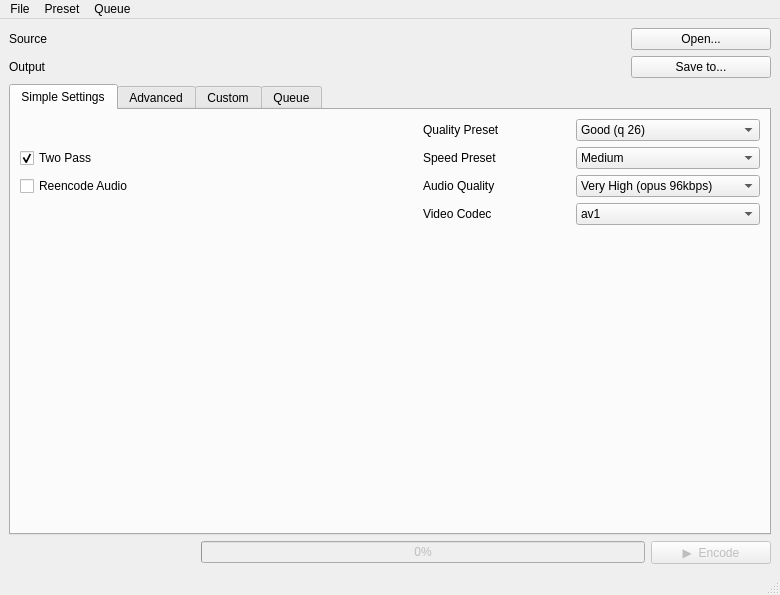
<?xml version="1.0" encoding="UTF-8"?>
<ui version="4.0">
 <class>qencoder</class>
 <widget class="QMainWindow" name="qencoder">
  <property name="geometry">
   <rect>
    <x>0</x>
    <y>0</y>
    <width>780</width>
    <height>595</height>
   </rect>
  </property>
  <property name="sizePolicy">
   <sizepolicy hsizetype="MinimumExpanding" vsizetype="Preferred">
    <horstretch>0</horstretch>
    <verstretch>0</verstretch>
   </sizepolicy>
  </property>
  <property name="windowTitle">
   <string>qencoder</string>
  </property>
  <widget class="QWidget" name="centralwidget">
   <layout class="QGridLayout" name="gridLayout_3">
    <item row="2" column="0">
     <widget class="QLabel" name="label_status">
      <property name="sizePolicy">
       <sizepolicy hsizetype="Fixed" vsizetype="Preferred">
        <horstretch>0</horstretch>
        <verstretch>0</verstretch>
       </sizepolicy>
      </property>
      <property name="minimumSize">
       <size>
        <width>180</width>
        <height>0</height>
       </size>
      </property>
      <property name="statusTip">
       <string/>
      </property>
      <property name="text">
       <string/>
      </property>
     </widget>
    </item>
    <item row="1" column="0" colspan="4">
     <widget class="QTabWidget" name="tabWidget">
      <property name="currentIndex">
       <number>0</number>
      </property>
      <widget class="QWidget" name="tab_simple">
       <attribute name="title">
        <string>Simple Settings</string>
       </attribute>
       <layout class="QGridLayout" name="gridLayout_6">
        <item row="0" column="0">
         <layout class="QGridLayout" name="gridLayout_2" rowstretch="0,0,0,0">
          <item row="1" column="2">
           <widget class="QLabel" name="label_preset">
            <property name="toolTip">
             <string/>
            </property>
            <property name="statusTip">
             <string>Faster presets take more space at a given quality. 'medium' is usually best.</string>
            </property>
            <property name="text">
             <string>Speed Preset</string>
            </property>
           </widget>
          </item>
          <item row="2" column="3">
           <widget class="QComboBox" name="audioqualitybox">
            <property name="toolTip">
             <string/>
            </property>
            <property name="statusTip">
             <string>What bitrate should the audio be? If unsure use 96kbps.</string>
            </property>
            <property name="currentIndex">
             <number>4</number>
            </property>
            <item>
             <property name="text">
              <string>Ultra Low (opus 24kbps</string>
             </property>
            </item>
            <item>
             <property name="text">
              <string>Low (opus 32kbps)</string>
             </property>
            </item>
            <item>
             <property name="text">
              <string>Medium (opus 64kbps)</string>
             </property>
            </item>
            <item>
             <property name="text">
              <string>High (opus 76kbps)</string>
             </property>
            </item>
            <item>
             <property name="text">
              <string>Very High (opus 96kbps)</string>
             </property>
            </item>
            <item>
             <property name="text">
              <string>Transparent (opus 128kbps)</string>
             </property>
            </item>
            <item>
             <property name="text">
              <string>Placebo (opus 160kbps)</string>
             </property>
            </item>
            <item>
             <property name="text">
              <string>Insane (opus 256kbps)</string>
             </property>
            </item>
            <item>
             <property name="text">
              <string>Custom</string>
             </property>
            </item>
           </widget>
          </item>
          <item row="0" column="2">
           <widget class="QLabel" name="label_quality">
            <property name="toolTip">
             <string/>
            </property>
            <property name="statusTip">
             <string>The final quality of your output video. If unsure, use 26.</string>
            </property>
            <property name="text">
             <string>Quality Preset</string>
            </property>
           </widget>
          </item>
          <item row="2" column="0">
           <widget class="QCheckBox" name="checkBox_audio">
            <property name="minimumSize">
             <size>
              <width>0</width>
              <height>0</height>
             </size>
            </property>
            <property name="toolTip">
             <string/>
            </property>
            <property name="statusTip">
             <string>Reencode source audio as opus (otherwise will copy existing audio if any is present)</string>
            </property>
            <property name="text">
             <string>Reencode Audio</string>
            </property>
            <property name="checked">
             <bool>false</bool>
            </property>
           </widget>
          </item>
          <item row="2" column="2">
           <widget class="QLabel" name="label_audioquality">
            <property name="toolTip">
             <string/>
            </property>
            <property name="statusTip">
             <string>What bitrate should the audio be? If unsure use 96kbps.</string>
            </property>
            <property name="text">
             <string>Audio Quality</string>
            </property>
           </widget>
          </item>
          <item row="0" column="3">
           <widget class="QComboBox" name="comboBox_quality">
            <property name="toolTip">
             <string/>
            </property>
            <property name="statusTip">
             <string>The final quality of your output video. If unsure, use 26.</string>
            </property>
            <property name="currentIndex">
             <number>4</number>
            </property>
            <item>
             <property name="text">
              <string>Ultra low (q 40)</string>
             </property>
            </item>
            <item>
             <property name="text">
              <string>Very low (q 36)</string>
             </property>
            </item>
            <item>
             <property name="text">
              <string>Low (q 32)</string>
             </property>
            </item>
            <item>
             <property name="text">
              <string>Medium (q 28)</string>
             </property>
            </item>
            <item>
             <property name="text">
              <string>Good (q 26)</string>
             </property>
            </item>
            <item>
             <property name="text">
              <string>Very Good (q 24)</string>
             </property>
            </item>
            <item>
             <property name="text">
              <string>Amazing (q 20)</string>
             </property>
            </item>
            <item>
             <property name="text">
              <string>Effectively Lossless (q 10)</string>
             </property>
            </item>
            <item>
             <property name="text">
              <string>Lossless (q 0)</string>
             </property>
            </item>
            <item>
             <property name="text">
              <string>Custom</string>
             </property>
            </item>
           </widget>
          </item>
          <item row="1" column="3">
           <widget class="QComboBox" name="presetbox">
            <property name="toolTip">
             <string/>
            </property>
            <property name="statusTip">
             <string>Faster presets take more space at a given quality. 'medium' is usually best.</string>
            </property>
            <property name="currentIndex">
             <number>4</number>
            </property>
            <item>
             <property name="text">
              <string>Ultra fast</string>
             </property>
            </item>
            <item>
             <property name="text">
              <string>Super fast</string>
             </property>
            </item>
            <item>
             <property name="text">
              <string>Faster</string>
             </property>
            </item>
            <item>
             <property name="text">
              <string>Fast</string>
             </property>
            </item>
            <item>
             <property name="text">
              <string>Medium</string>
             </property>
            </item>
            <item>
             <property name="text">
              <string>Slow</string>
             </property>
            </item>
            <item>
             <property name="text">
              <string>Slower</string>
             </property>
            </item>
            <item>
             <property name="text">
              <string>Very slow</string>
             </property>
            </item>
            <item>
             <property name="text">
              <string>Placebo</string>
             </property>
            </item>
            <item>
             <property name="text">
              <string>Custom</string>
             </property>
            </item>
           </widget>
          </item>
          <item row="1" column="0">
           <widget class="QCheckBox" name="checkBox_twopass">
            <property name="toolTip">
             <string/>
            </property>
            <property name="statusTip">
             <string>Use twopass encoding. Highly recommended when possible.</string>
            </property>
            <property name="text">
             <string>Two Pass</string>
            </property>
            <property name="checked">
             <bool>true</bool>
            </property>
           </widget>
          </item>
          <item row="2" column="1">
           <spacer name="horizontalSpacer">
            <property name="orientation">
             <enum>Qt::Horizontal</enum>
            </property>
            <property name="sizeType">
             <enum>QSizePolicy::Maximum</enum>
            </property>
            <property name="sizeHint" stdset="0">
             <size>
              <width>250</width>
              <height>20</height>
             </size>
            </property>
           </spacer>
          </item>
          <item row="3" column="3">
           <widget class="QComboBox" name="comboBox_encoder">
            <property name="statusTip">
             <string>av1 is the most modern/efficient. vp9/8 have good compatibility/speed.</string>
            </property>
            <item>
             <property name="text">
              <string>av1</string>
             </property>
            </item>
            <item>
             <property name="text">
              <string>vp9</string>
             </property>
            </item>
            <item>
             <property name="text">
              <string>vp8</string>
             </property>
            </item>
           </widget>
          </item>
          <item row="3" column="2">
           <widget class="QLabel" name="label_4">
            <property name="statusTip">
             <string>av1 is the most modern/efficient. vp9/8 have good compatibility/speed.</string>
            </property>
            <property name="text">
             <string>Video Codec</string>
            </property>
           </widget>
          </item>
         </layout>
        </item>
        <item row="1" column="0">
         <spacer name="verticalSpacer">
          <property name="orientation">
           <enum>Qt::Vertical</enum>
          </property>
          <property name="sizeHint" stdset="0">
           <size>
            <width>20</width>
            <height>242</height>
           </size>
          </property>
         </spacer>
        </item>
       </layout>
      </widget>
      <widget class="QWidget" name="tab_advanced">
       <attribute name="title">
        <string>Advanced</string>
       </attribute>
       <layout class="QGridLayout" name="gridLayout_5">
        <item row="0" column="0">
         <layout class="QGridLayout" name="gridLayout">
          <item row="0" column="3">
           <widget class="QLabel" name="label_audio">
            <property name="statusTip">
             <string>With 2 channel stereo, 96kbps is usually transparent.</string>
            </property>
            <property name="text">
             <string>Audio Bitrate</string>
            </property>
           </widget>
          </item>
          <item row="1" column="3">
           <widget class="QLabel" name="label_boost">
            <property name="statusTip">
             <string>Lowers q factor of video in low luma scenes by up to amount. To disable set to 0.</string>
            </property>
            <property name="text">
             <string>Dark Boost</string>
            </property>
           </widget>
          </item>
          <item row="1" column="0">
           <widget class="QLabel" name="label_split">
            <property name="statusTip">
             <string>Luma change threshold to split at. If video has too many splits, raise this.</string>
            </property>
            <property name="text">
             <string>Split threshold</string>
            </property>
           </widget>
          </item>
          <item row="4" column="2">
           <spacer name="horizontalSpacer_2">
            <property name="orientation">
             <enum>Qt::Horizontal</enum>
            </property>
            <property name="sizeType">
             <enum>QSizePolicy::MinimumExpanding</enum>
            </property>
            <property name="sizeHint" stdset="0">
             <size>
              <width>140</width>
              <height>20</height>
             </size>
            </property>
           </spacer>
          </item>
          <item row="5" column="1">
           <widget class="QComboBox" name="comboBox_colorspace">
            <property name="statusTip">
             <string>The input colordata for your video. Leave default if unsure.</string>
            </property>
            <item>
             <property name="text">
              <string>Auto (recommended)</string>
             </property>
            </item>
            <item>
             <property name="text">
              <string>bt709</string>
             </property>
            </item>
            <item>
             <property name="text">
              <string>bt601</string>
             </property>
            </item>
            <item>
             <property name="text">
              <string>bt2020-10b ncl</string>
             </property>
            </item>
            <item>
             <property name="text">
              <string>bt2020-10b cl</string>
             </property>
            </item>
            <item>
             <property name="text">
              <string>Custom</string>
             </property>
            </item>
           </widget>
          </item>
          <item row="4" column="1">
           <widget class="QComboBox" name="comboBox_inputFormat">
            <property name="sizePolicy">
             <sizepolicy hsizetype="Preferred" vsizetype="Fixed">
              <horstretch>0</horstretch>
              <verstretch>0</verstretch>
             </sizepolicy>
            </property>
            <property name="minimumSize">
             <size>
              <width>150</width>
              <height>0</height>
             </size>
            </property>
            <property name="statusTip">
             <string>Pixel format of input. Usually yuv420p (8b) or yuv420p10le (10b). If unsure leave default.</string>
            </property>
            <item>
             <property name="text">
              <string>yuv420p</string>
             </property>
            </item>
            <item>
             <property name="text">
              <string>yuv420p10le</string>
             </property>
            </item>
            <item>
             <property name="text">
              <string>yuv420p12le</string>
             </property>
            </item>
            <item>
             <property name="text">
              <string>yuv422p</string>
             </property>
            </item>
            <item>
             <property name="text">
              <string>yuv422p10le</string>
             </property>
            </item>
            <item>
             <property name="text">
              <string>yuv422p12le</string>
             </property>
            </item>
            <item>
             <property name="text">
              <string>yuv444p</string>
             </property>
            </item>
            <item>
             <property name="text">
              <string>yuv444p10le</string>
             </property>
            </item>
            <item>
             <property name="text">
              <string>yuv444p12le</string>
             </property>
            </item>
           </widget>
          </item>
          <item row="4" column="0">
           <widget class="QLabel" name="label_inputformat">
            <property name="statusTip">
             <string>Pixel format of input. Usually yuv420p (8b) or yuv420p10le (10b). If unsure leave default.</string>
            </property>
            <property name="text">
             <string>Input Format</string>
            </property>
           </widget>
          </item>
          <item row="0" column="0">
           <widget class="QLabel" name="label_q">
            <property name="statusTip">
             <string>Q factor: quality of video (lower numbers = more quality). Bitrate: target video kbps to use.</string>
            </property>
            <property name="text">
             <string>Q factor</string>
            </property>
           </widget>
          </item>
          <item row="5" column="0">
           <widget class="QLabel" name="label_2">
            <property name="statusTip">
             <string>The input colordata for your video. Leave default if unsure.</string>
            </property>
            <property name="text">
             <string>Input Colordata</string>
            </property>
           </widget>
          </item>
          <item row="1" column="4">
           <widget class="QSpinBox" name="spinBox_boost">
            <property name="statusTip">
             <string>Lowers q factor of video in low luma scenes by up to amount. To disable set to 0.</string>
            </property>
            <property name="maximum">
             <number>50</number>
            </property>
            <property name="value">
             <number>0</number>
            </property>
           </widget>
          </item>
          <item row="0" column="4">
           <widget class="QSpinBox" name="spinBox_audio">
            <property name="statusTip">
             <string>With 2 channel stereo, 96kbps is usually transparent.</string>
            </property>
            <property name="readOnly">
             <bool>true</bool>
            </property>
            <property name="minimum">
             <number>8</number>
            </property>
            <property name="maximum">
             <number>480</number>
            </property>
            <property name="singleStep">
             <number>8</number>
            </property>
            <property name="value">
             <number>96</number>
            </property>
           </widget>
          </item>
          <item row="1" column="1">
           <widget class="QSpinBox" name="spinBox_split">
            <property name="statusTip">
             <string>Luma change threshold to split at. If video has too many splits, raise this.</string>
            </property>
            <property name="minimum">
             <number>1</number>
            </property>
            <property name="maximum">
             <number>99</number>
            </property>
            <property name="value">
             <number>30</number>
            </property>
           </widget>
          </item>
          <item row="0" column="1">
           <widget class="QSpinBox" name="spinBox_quality">
            <property name="statusTip">
             <string>Q factor: quality of video (lower numbers = more quality). Bitrate: target video kbps to use.</string>
            </property>
            <property name="minimum">
             <number>0</number>
            </property>
            <property name="maximum">
             <number>63</number>
            </property>
           </widget>
          </item>
          <item row="6" column="0" colspan="5">
           <widget class="QLineEdit" name="lineEdit_colordata">
            <property name="enabled">
             <bool>false</bool>
            </property>
            <property name="text">
             <string/>
            </property>
           </widget>
          </item>
          <item row="5" column="3">
           <widget class="QCheckBox" name="checkBox_rtenc">
            <property name="statusTip">
             <string>Encode with RT preset. Not recommended for cpu-used &lt;=6.</string>
            </property>
            <property name="text">
             <string>Realtime Encoding</string>
            </property>
           </widget>
          </item>
          <item row="5" column="4">
           <widget class="QCheckBox" name="checkBox_minsplit">
            <property name="statusTip">
             <string>Only split as many times as you have workers. Recommended with bitrate mode.</string>
            </property>
            <property name="text">
             <string>Minimal splitting</string>
            </property>
           </widget>
          </item>
          <item row="4" column="3">
           <widget class="QCheckBox" name="checkBox_resume">
            <property name="statusTip">
             <string>If qencoder closed prematurely, resume previous encode.</string>
            </property>
            <property name="text">
             <string>Resume Encode</string>
            </property>
           </widget>
          </item>
          <item row="4" column="4">
           <widget class="QCheckBox" name="checkBox_tempfolder">
            <property name="statusTip">
             <string>Do not delete temp after running an encode.</string>
            </property>
            <property name="text">
             <string>Keep temp folder</string>
            </property>
           </widget>
          </item>
          <item row="3" column="3">
           <widget class="QCheckBox" name="checkBox_bitrate">
            <property name="statusTip">
             <string>Use bitrate instead of q factor. Ideal if aiming for specific filesize. Identical to q in efficiency.</string>
            </property>
            <property name="text">
             <string>Use Bitrate</string>
            </property>
           </widget>
          </item>
          <item row="3" column="4">
           <widget class="QCheckBox" name="checkBox_hdr">
            <property name="statusTip">
             <string>Use 10 bit colorspace for output video. Greatly reduces banding and improves efficiency.</string>
            </property>
            <property name="text">
             <string>10 bit output</string>
            </property>
           </widget>
          </item>
          <item row="3" column="1">
           <widget class="QSpinBox" name="spinBox_speed">
            <property name="statusTip">
             <string>Encoder speed preset. Lower means a slower speed. Does not affect actual cpu usage.</string>
            </property>
            <property name="maximum">
             <number>8</number>
            </property>
            <property name="value">
             <number>4</number>
            </property>
           </widget>
          </item>
          <item row="2" column="0">
           <widget class="QLabel" name="label_jobs">
            <property name="statusTip">
             <string>Encode jobs to run. 0=as many as cpu cores. Lower if ram usage too high.</string>
            </property>
            <property name="text">
             <string>Jobs</string>
            </property>
           </widget>
          </item>
          <item row="3" column="0">
           <widget class="QLabel" name="label_6">
            <property name="statusTip">
             <string>Encoder speed preset. Lower means a slower speed. Does not affect actual cpu usage.</string>
            </property>
            <property name="text">
             <string>cpu-used (speed)</string>
            </property>
           </widget>
          </item>
          <item row="2" column="1">
           <widget class="QSpinBox" name="spinBox_jobs">
            <property name="statusTip">
             <string>Encode jobs to run. 0=as many as cpu cores. Lower if ram usage too high.</string>
            </property>
            <property name="minimum">
             <number>0</number>
            </property>
            <property name="maximum">
             <number>128</number>
            </property>
            <property name="singleStep">
             <number>1</number>
            </property>
            <property name="value">
             <number>0</number>
            </property>
           </widget>
          </item>
          <item row="2" column="3">
           <widget class="QLabel" name="label_threads">
            <property name="statusTip">
             <string>Fewer threads per job and more jobs is usually recommended.</string>
            </property>
            <property name="text">
             <string>Threads Per Job</string>
            </property>
           </widget>
          </item>
          <item row="2" column="4">
           <widget class="QSpinBox" name="spinBox_threads">
            <property name="statusTip">
             <string>Fewer threads per job and more jobs is usually recommended.</string>
            </property>
            <property name="minimum">
             <number>1</number>
            </property>
            <property name="maximum">
             <number>8</number>
            </property>
           </widget>
          </item>
         </layout>
        </item>
        <item row="1" column="0">
         <spacer name="verticalSpacer_2">
          <property name="orientation">
           <enum>Qt::Vertical</enum>
          </property>
          <property name="sizeHint" stdset="0">
           <size>
            <width>20</width>
            <height>40</height>
           </size>
          </property>
         </spacer>
        </item>
       </layout>
      </widget>
      <widget class="QWidget" name="tab_custom">
       <attribute name="title">
        <string>Custom</string>
       </attribute>
       <layout class="QGridLayout" name="gridLayout_7">
        <item row="0" column="0" colspan="2">
         <widget class="QLabel" name="label_3">
          <property name="text">
           <string>Warning! Checking these custom boxes can override some simple/advanced settings</string>
          </property>
         </widget>
        </item>
        <item row="1" column="0">
         <widget class="QCheckBox" name="checkBox_videocmd">
          <property name="text">
           <string>Custom Video Cmd</string>
          </property>
         </widget>
        </item>
        <item row="1" column="1">
         <widget class="QTextEdit" name="textEdit_videocmd">
          <property name="enabled">
           <bool>false</bool>
          </property>
          <property name="acceptRichText">
           <bool>false</bool>
          </property>
         </widget>
        </item>
        <item row="2" column="0">
         <widget class="QCheckBox" name="checkBox_audiocmd">
          <property name="text">
           <string>Custom Audio Cmd</string>
          </property>
         </widget>
        </item>
        <item row="2" column="1">
         <widget class="QTextEdit" name="textEdit_audiocmd">
          <property name="enabled">
           <bool>false</bool>
          </property>
          <property name="acceptRichText">
           <bool>false</bool>
          </property>
         </widget>
        </item>
        <item row="3" column="0">
         <widget class="QCheckBox" name="checkBox_ffmpegcmd">
          <property name="text">
           <string>Custom FFMPEG Cmd</string>
          </property>
         </widget>
        </item>
        <item row="3" column="1">
         <widget class="QTextEdit" name="textEdit_ffmpegcmd">
          <property name="enabled">
           <bool>false</bool>
          </property>
          <property name="acceptRichText">
           <bool>false</bool>
          </property>
         </widget>
        </item>
       </layout>
      </widget>
      <widget class="QWidget" name="tab_queue">
       <attribute name="title">
        <string>Queue</string>
       </attribute>
       <layout class="QGridLayout" name="gridLayout_8">
        <item row="0" column="3">
         <widget class="QPushButton" name="pushButton_up">
          <property name="text">
           <string>↑ up</string>
          </property>
         </widget>
        </item>
        <item row="0" column="6">
         <widget class="QPushButton" name="pushButton_del">
          <property name="text">
           <string>🗑  delete</string>
          </property>
         </widget>
        </item>
        <item row="0" column="0">
         <widget class="QPushButton" name="pushButton_save">
          <property name="text">
           <string>+ Save To Queue</string>
          </property>
         </widget>
        </item>
        <item row="0" column="4">
         <widget class="QPushButton" name="pushButton_down">
          <property name="text">
           <string>↓ down</string>
          </property>
         </widget>
        </item>
        <item row="0" column="1">
         <widget class="QLabel" name="label_queueprog">
          <property name="text">
           <string/>
          </property>
         </widget>
        </item>
        <item row="0" column="5">
         <spacer name="horizontalSpacer_4">
          <property name="orientation">
           <enum>Qt::Horizontal</enum>
          </property>
          <property name="sizeType">
           <enum>QSizePolicy::Fixed</enum>
          </property>
          <property name="sizeHint" stdset="0">
           <size>
            <width>40</width>
            <height>20</height>
           </size>
          </property>
         </spacer>
        </item>
        <item row="1" column="0" colspan="7">
         <widget class="QListWidget" name="listWidget"/>
        </item>
        <item row="0" column="2">
         <spacer name="horizontalSpacer_3">
          <property name="orientation">
           <enum>Qt::Horizontal</enum>
          </property>
          <property name="sizeHint" stdset="0">
           <size>
            <width>40</width>
            <height>20</height>
           </size>
          </property>
         </spacer>
        </item>
       </layout>
      </widget>
     </widget>
    </item>
    <item row="2" column="3">
     <widget class="QPushButton" name="pushButton">
      <property name="enabled">
       <bool>false</bool>
      </property>
      <property name="minimumSize">
       <size>
        <width>120</width>
        <height>0</height>
       </size>
      </property>
      <property name="statusTip">
       <string/>
      </property>
      <property name="text">
       <string>▶  Encode</string>
      </property>
     </widget>
    </item>
    <item row="2" column="2">
     <widget class="QProgressBar" name="progressBar_total">
      <property name="enabled">
       <bool>false</bool>
      </property>
      <property name="statusTip">
       <string>Progress is only updated when chunks complete.</string>
      </property>
      <property name="value">
       <number>0</number>
      </property>
     </widget>
    </item>
    <item row="0" column="0" colspan="4">
     <layout class="QGridLayout" name="gridLayout_4">
      <item row="0" column="0">
       <widget class="QLabel" name="label">
        <property name="text">
         <string>Source</string>
        </property>
       </widget>
      </item>
      <item row="0" column="1">
       <widget class="QLabel" name="inputPath">
        <property name="sizePolicy">
         <sizepolicy hsizetype="Expanding" vsizetype="Preferred">
          <horstretch>0</horstretch>
          <verstretch>0</verstretch>
         </sizepolicy>
        </property>
        <property name="text">
         <string/>
        </property>
        <property name="textFormat">
         <enum>Qt::PlainText</enum>
        </property>
        <property name="wordWrap">
         <bool>true</bool>
        </property>
       </widget>
      </item>
      <item row="0" column="2">
       <widget class="QPushButton" name="inputFileChoose">
        <property name="minimumSize">
         <size>
          <width>140</width>
          <height>0</height>
         </size>
        </property>
        <property name="maximumSize">
         <size>
          <width>140</width>
          <height>16777215</height>
         </size>
        </property>
        <property name="text">
         <string>Open...</string>
        </property>
       </widget>
      </item>
      <item row="1" column="0">
       <widget class="QLabel" name="label_5">
        <property name="text">
         <string>Output</string>
        </property>
       </widget>
      </item>
      <item row="1" column="1">
       <widget class="QLabel" name="outputPath">
        <property name="sizePolicy">
         <sizepolicy hsizetype="Expanding" vsizetype="Preferred">
          <horstretch>0</horstretch>
          <verstretch>0</verstretch>
         </sizepolicy>
        </property>
        <property name="text">
         <string/>
        </property>
        <property name="textFormat">
         <enum>Qt::PlainText</enum>
        </property>
        <property name="wordWrap">
         <bool>true</bool>
        </property>
       </widget>
      </item>
      <item row="1" column="2">
       <widget class="QPushButton" name="outputFileChoose">
        <property name="text">
         <string>Save to...</string>
        </property>
       </widget>
      </item>
     </layout>
    </item>
   </layout>
  </widget>
  <widget class="QMenuBar" name="menubar">
   <property name="geometry">
    <rect>
     <x>0</x>
     <y>0</y>
     <width>780</width>
     <height>21</height>
    </rect>
   </property>
   <widget class="QMenu" name="menuFile">
    <property name="title">
     <string>File</string>
    </property>
    <addaction name="actionOpen"/>
    <addaction name="actionSave"/>
    <addaction name="separator"/>
    <addaction name="actionExit"/>
   </widget>
   <widget class="QMenu" name="menuPreset">
    <property name="title">
     <string>Preset</string>
    </property>
    <addaction name="actionOpen_Preset"/>
    <addaction name="actionSave_Preset"/>
   </widget>
   <widget class="QMenu" name="menuQueue">
    <property name="title">
     <string>Queue</string>
    </property>
    <addaction name="actionOpen_Queue"/>
    <addaction name="actionSave_Queue"/>
    <addaction name="actionSave_Queue_As"/>
   </widget>
   <addaction name="menuFile"/>
   <addaction name="menuPreset"/>
   <addaction name="menuQueue"/>
  </widget>
  <widget class="QStatusBar" name="statusbar"/>
  <action name="actionOpen">
   <property name="text">
    <string>Open Video</string>
   </property>
   <property name="shortcut">
    <string>Ctrl+O</string>
   </property>
  </action>
  <action name="actionSave">
   <property name="text">
    <string>Save Video</string>
   </property>
   <property name="shortcut">
    <string>Ctrl+S</string>
   </property>
  </action>
  <action name="actionExit">
   <property name="text">
    <string>Quit</string>
   </property>
   <property name="shortcut">
    <string>Ctrl+Q</string>
   </property>
  </action>
  <action name="actionOpen_Preset">
   <property name="text">
    <string>Open Preset</string>
   </property>
  </action>
  <action name="actionSave_Preset">
   <property name="text">
    <string>Save Preset</string>
   </property>
  </action>
  <action name="actionOpen_Queue">
   <property name="text">
    <string>Open Queue</string>
   </property>
  </action>
  <action name="actionSave_Queue">
   <property name="text">
    <string>Save Queue</string>
   </property>
  </action>
  <action name="actionSave_Queue_As">
   <property name="text">
    <string>Save Queue As</string>
   </property>
  </action>
 </widget>
 <resources/>
 <connections/>
</ui>
